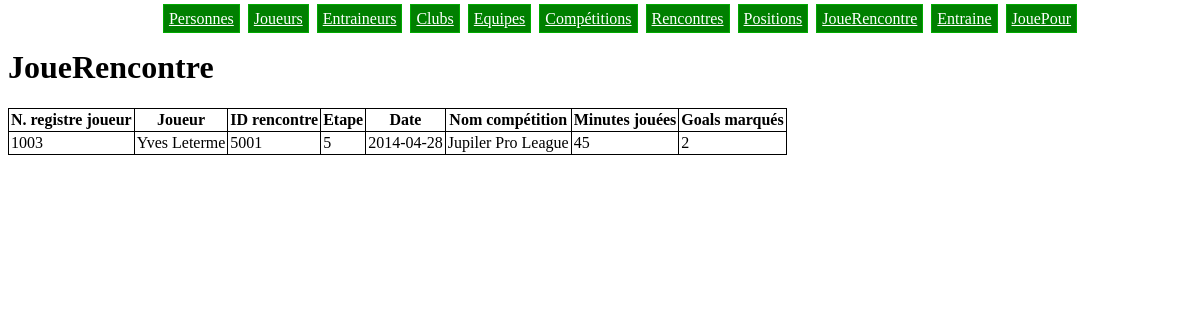
Page /joue_rencontre.php on the committed database.
### tables this page shows
CREATE TABLE IF NOT EXISTS JoueRencontre (
  n_registre_joueur BIGINT NOT NULL,
  id_rencontre      BIGINT NOT NULL,
  n_minutes_jouees  INT    NOT NULL,
  n_goals_marques   INT    NOT NULL,
  PRIMARY KEY (n_registre_joueur, id_rencontre),
  FOREIGN KEY (n_registre_joueur) REFERENCES Joueur(n_registre_joueur),
  FOREIGN KEY (id_rencontre)      REFERENCES Rencontre(id_rencontre)
);

CREATE TABLE IF NOT EXISTS Personne (
  n_registre  BIGINT       PRIMARY KEY,
  nom         VARCHAR(50)  NOT NULL,
  prenom      VARCHAR(50)  NOT NULL,
  nationalite VARCHAR(50)  NOT NULL,
  rue         VARCHAR(200) NOT NULL,
  numero      INT          NOT NULL,
  code_postal INT          NOT NULL,
  localite    VARCHAR(50)  NOT NULL
);

CREATE TABLE IF NOT EXISTS Rencontre (
  id_rencontre           BIGINT PRIMARY KEY,
  etape                  INT    NOT NULL,
  date                   DATE   NOT NULL,
  id_competition         BIGINT NOT NULL,
  id_equipe_domicile     BIGINT NOT NULL,
  goals_equipe_domicile  INT    NOT NULL,
  id_equipe_exterieur    BIGINT NOT NULL,
  goals_equipe_exterieur INT    NOT NULL,
  FOREIGN KEY (id_competition)      REFERENCES Competition(id_competition),
  FOREIGN KEY (id_equipe_domicile)  REFERENCES Equipe(id_equipe),
  FOREIGN KEY (id_equipe_exterieur) REFERENCES Equipe(id_equipe)
);

CREATE TABLE IF NOT EXISTS Competition (
  id_competition  BIGINT PRIMARY KEY,
  nom_competition VARCHAR(50) NOT NULL,
  annee           INT         NOT NULL
);

### joue_rencontre.php (the view)
<?php include 'header.php' ?>
<h1>JoueRencontre</h1>
<table>
  <tr>
    <th>N. registre joueur</th>
    <th>Joueur</th>
    <th>ID rencontre</th>
    <th>Etape</th>
    <th>Date</th>
    <th>Nom compétition</th>
    <th>Minutes jouées</th>
    <th>Goals marqués</th>
  </tr>
  <?php
  $req = $bdd->query('SELECT JoueRencontre.n_registre_joueur, Personne.prenom as prenom_joueur, Personne.nom as nom_joueur, JoueRencontre.id_rencontre, Rencontre.etape as etape_rencontre, Rencontre.date as date_rencontre, Competition.nom_competition, JoueRencontre.n_minutes_jouees, JoueRencontre.n_goals_marques
    FROM JoueRencontre
    JOIN Personne ON Personne.n_registre = JoueRencontre.n_registre_joueur
    JOIN Rencontre ON Rencontre.id_rencontre = JoueRencontre.id_rencontre
    JOIN Competition ON Competition.id_competition = Rencontre.id_competition');
  while($tuple = $req->fetch()){
    ?>
    <tr>
      <td><?php echo $tuple['n_registre_joueur'] ?></td>
      <td>
        <?php echo $tuple['prenom_joueur'] ?>
        <?php echo $tuple['nom_joueur'] ?>
      </td>
      <td><?php echo $tuple['id_rencontre'] ?></td>
      <td><?php echo $tuple['etape_rencontre'] ?></td>
      <td><?php echo $tuple['date_rencontre'] ?></td>
      <td><?php echo $tuple['nom_competition'] ?></td>
      <td><?php echo $tuple['n_minutes_jouees'] ?></td>
      <td><?php echo $tuple['n_goals_marques'] ?></td>
    </tr>
    <?php
  }
  ?>
</table>
<?php include 'footer.php' ?>

### style.css (style rules this page uses)
table { border-collapse: collapse; border-spacing: 0; }
th, td { border: 1px #000000 solid; padding: 2px; }

### rows in the picture
jouerencontre: n_registre_joueur "1003", personne.prenom "Yves", personne.nom "Leterme", id_rencontre "5001", id_rencontre.etape "5", id_rencontre.date "2014-04-28", competition.nom_competition "Jupiler Pro League", n_minutes_jouees "45", n_goals_marques "2"
